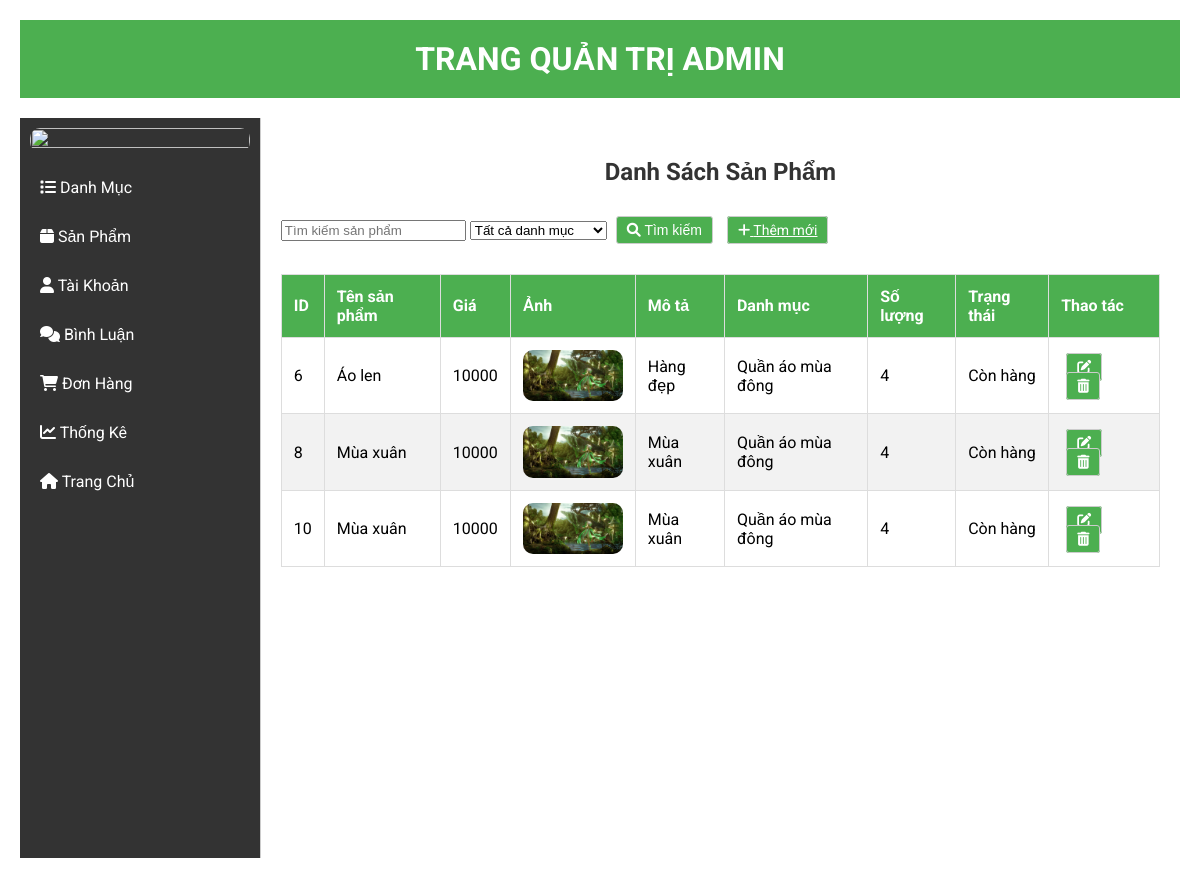
The page /admin/index.php?act=listsp on the database as committed earlier.
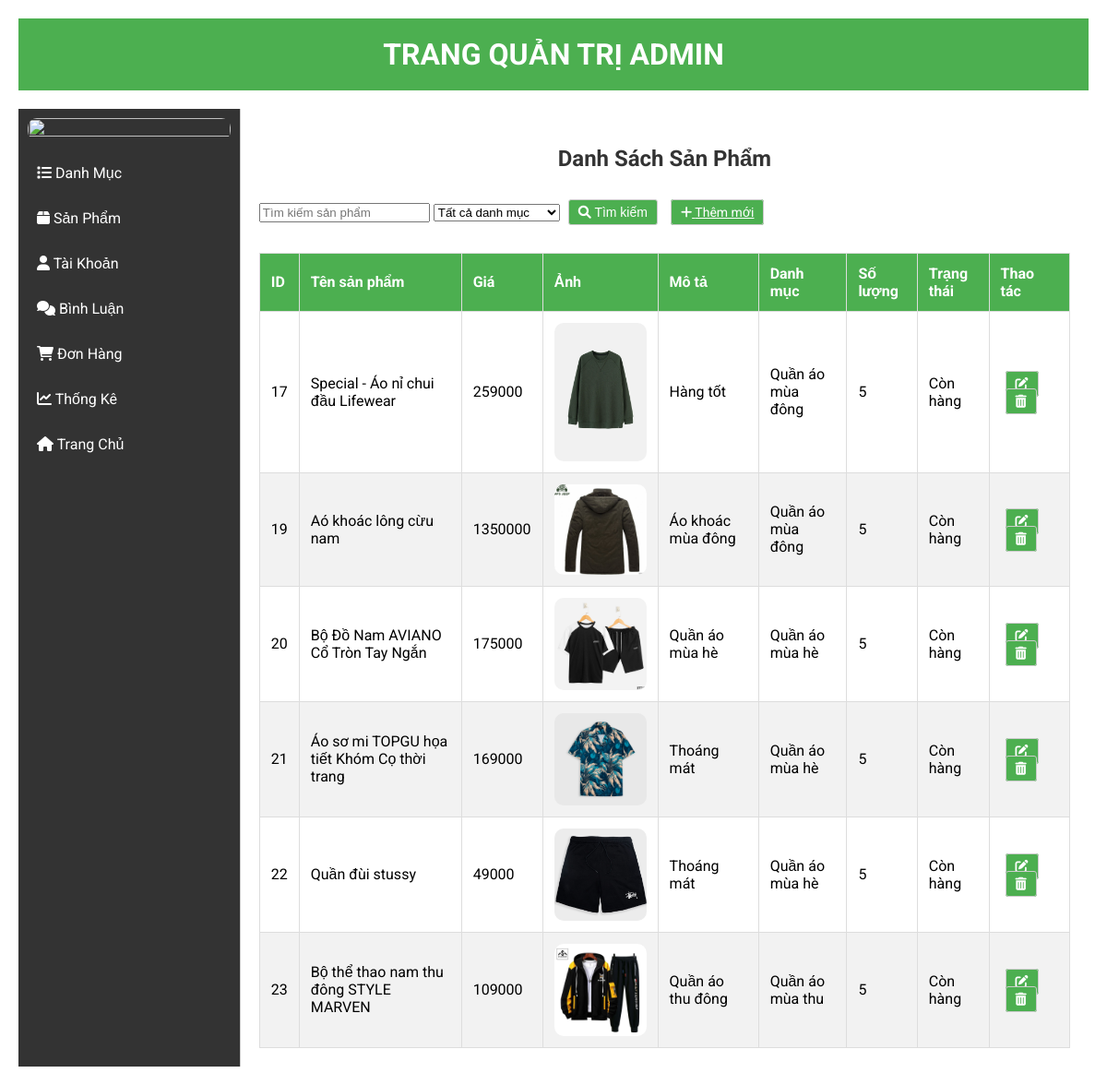
The same page on the database as committed later.
### tables this page shows
CREATE TABLE `sanpham` (
  `id_sp` int(10) NOT NULL,
  `ten_sp` varchar(50) NOT NULL,
  `gia` int(10) NOT NULL,
  `anh` varchar(255) NOT NULL,
  `so_luong` int(10) NOT NULL,
  `mo_ta` varchar(255) NOT NULL,
  `lx` int(10) NOT NULL DEFAULT 0,
  `trangthai` int(11) NOT NULL DEFAULT 0,
  `id_dm` int(10) NOT NULL
);

CREATE TABLE `danhmuc` (
  `id_dm` int(10) NOT NULL,
  `ten_dm` varchar(50) NOT NULL,
  `trangthai` varchar(50) NOT NULL DEFAULT '0'
);

### model/pdo.php (called while the page is built, shortened)
<?php
function pdo_get_connection() {
    $dburl = "mysql:host=localhost;dbname=da1;charset=utf8";
    $username = 'root';
    $password = '';
    try {
        $conn = new PDO($dburl, $username, $password);
        $conn->setAttribute(PDO::ATTR_ERRMODE, PDO::ERRMODE_EXCEPTION);
        return $conn;
    } catch (PDOException $e) {
        die("Connection failed: " . $e->getMessage());
    }
}
function pdo_query($sql, $sql_args = array()) {
    try {
        $conn = pdo_get_connection();
        $stmt = $conn->prepare($sql);
        $stmt->execute($sql_args);
        $rows = $stmt->fetchAll(PDO::FETCH_ASSOC);
        return $rows;
    } catch (PDOException $e) {
        throw $e;
    } finally {
        unset($conn);
    }
}
?>

### model/sanpham.php (called while the page is built, shortened)
<?php
function loadall_sanpham($kyw = '', $id_dm = 0) {
    $sql = "SELECT sp.*, dm.ten_dm
            FROM sanpham sp
            LEFT JOIN danhmuc dm ON sp.id_dm = dm.id_dm
            WHERE 1";
    $params = array();
    $sql .= " AND dm.trangthai = 0";
    $sql .= " ORDER BY sp.id_sp ASC";
    return pdo_query($sql, $params);
}

### admin/sanpham/listsp.php (the view, shortened to what this page needs)
<div class="row box">
    <?php include 'boxtrai.php'; ?>
    <div class="boxphai">
        <div class="tieudeb">
            <h2>Danh Sách Sản Phẩm</h2>
            <form action="index.php?act=listsp" method="post">
                <input type="text" name="kyw" placeholder="Tìm kiếm sản phẩm">
                <select name="id_dm">
                    <option value="0">Tất cả danh mục</option>
                </select>
                <button type="submit" class="small-button"><i class="fas fa-search"></i> Tìm kiếm</button>
                <a href="index.php?act=addsp" class="small-button"><i class="fas fa-plus"></i> Thêm mới</a>
            </form>
        </div>
        <div class="bang">
            <table>
                <thead>
                    <tr>
                        <th>ID</th>
                        <th>Tên sản phẩm</th>
                        <th>Giá</th>
                        <th>Ảnh</th>
                        <th>Mô tả</th>
                        <th>Danh mục</th>
                        <th>Số lượng</th>
                        <th>Trạng thái</th>
                        <th>Thao tác</th>
                    </tr>
                </thead>
                <tbody>
                    <?php
                    if (isset($listsanpham) && count($listsanpham) > 0) {
                        foreach ($listsanpham as $sanpham) {
                            $trangthai = $sanpham['trangthai'] == '0' ? 'Còn hàng' : 'Hết hàng';
                            ?>
                            <tr>
                                <td><?= $sanpham['id_sp'] ?></td>
                                <td><?= $sanpham['ten_sp'] ?></td>
                                <td><?= $sanpham['gia'] ?></td>
                                <td><img src="../upload/<?= $sanpham['anh'] ?>" width="100"></td>
                                <td><?= $sanpham['mo_ta'] ?></td>
                                <td><?= $sanpham['ten_dm'] ?></td>
                                <td><?= $sanpham['so_luong'] ?></td>
                                <td><?= $trangthai ?></td>
                                <td>
                                    <a href="index.php?act=suasp&id=<?= $sanpham['id_sp'] ?>" class="small-button"><i class="fas fa-edit"></i></a>
                                    <a href="#" onclick="return confirmDelete(<?= htmlspecialchars($sanpham['id_sp']) ?>)" class="small-button"><i class="fas fa-trash-alt"></i></a>
                                </td>
                            </tr>
                            <?php
                        }
                    } else {
                        ?>
                        <tr>
                            <td colspan="9">Không có sản phẩm nào</td>
                        </tr>
                        <?php
                    }
                    ?>
                </tbody>
            </table>
        </div>
    </div>
</div>

Rows that differ between the two databases and show on the page:
removed sanpham: id_sp "6", ten_sp "Áo len", gia "10000", anh (picture), mo_ta "Hàng đẹp", id_dm.ten_dm "Quần áo mùa đông", so_luong "4", trangthai "Còn hàng"
removed sanpham: id_sp "8", ten_sp "Mùa xuân", gia "10000", anh (picture), mo_ta "Mùa xuân", id_dm.ten_dm "Quần áo mùa đông", so_luong "4", trangthai "Còn hàng"
removed sanpham: id_sp "10", ten_sp "Mùa xuân", gia "10000", anh (picture), mo_ta "Mùa xuân", id_dm.ten_dm "Quần áo mùa đông", so_luong "4", trangthai "Còn hàng"
added sanpham: id_sp "17", ten_sp "Special - Áo nỉ chui đầu Lifewear", gia "259000", anh (picture), mo_ta "Hàng tốt", id_dm.ten_dm "Quần áo mùa đông", so_luong "5", trangthai "Còn hàng"
added sanpham: id_sp "19", ten_sp "Aó khoác lông cừu nam", gia "1350000", anh (picture), mo_ta "Áo khoác mùa đông", id_dm.ten_dm "Quần áo mùa đông", so_luong "5", trangthai "Còn hàng"
added sanpham: id_sp "20", ten_sp "Bộ Đồ Nam AVIANO Cổ Tròn Tay Ngắn", gia "175000", anh (picture), mo_ta "Quần áo mùa hè", id_dm.ten_dm "Quần áo mùa hè", so_luong "5", trangthai "Còn hàng"
added sanpham: id_sp "21", ten_sp "Áo sơ mi TOPGU họa tiết Khóm Cọ thời trang", gia "169000", anh (picture), mo_ta "Thoáng mát", id_dm.ten_dm "Quần áo mùa hè", so_luong "5", trangthai "Còn hàng"
added sanpham: id_sp "22", ten_sp "Quần đùi stussy", gia "49000", anh (picture), mo_ta "Thoáng mát", id_dm.ten_dm "Quần áo mùa hè", so_luong "5", trangthai "Còn hàng"
added sanpham: id_sp "23", ten_sp "Bộ thể thao nam thu đông STYLE MARVEN", gia "109000", anh (picture), mo_ta "Quần áo thu đông", id_dm.ten_dm "Quần áo mùa thu", so_luong "5", trangthai "Còn hàng"
